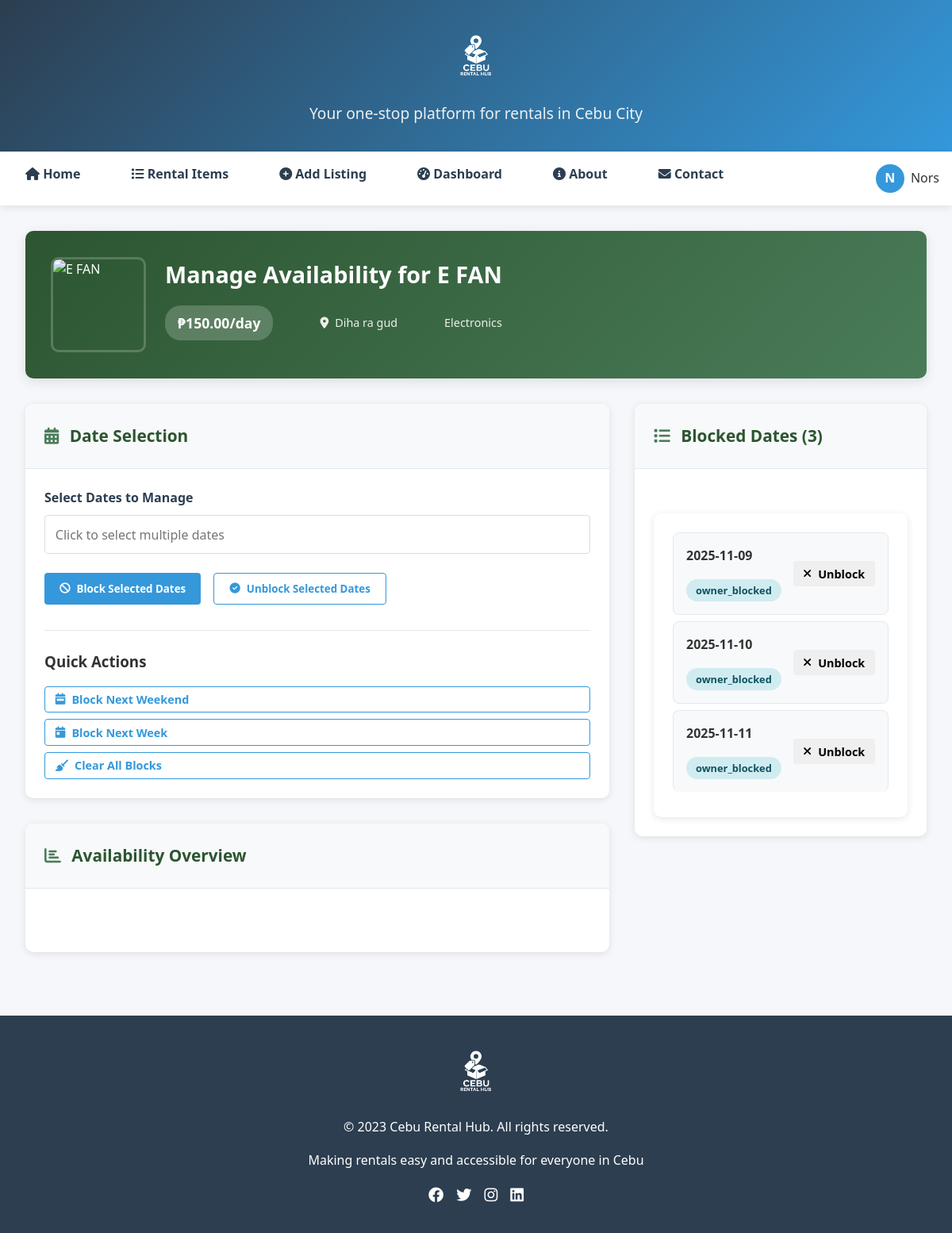
Screenshot of /manage-availability/2 (signed in) with the database file from the repository.
### app.py (models this page shows, shortened)
class User(UserMixin, db.Model):
    id = db.Column(db.Integer, primary_key=True)
    username = db.Column(db.String(80), unique=True, nullable=False)
    email = db.Column(db.String(120), unique=True, nullable=False)
    password = db.Column(db.String(200), nullable=False)
    phone = db.Column(db.String(20))
    created_at = db.Column(db.DateTime, default=datetime.utcnow)

class RentalItem(db.Model):
    id = db.Column(db.Integer, primary_key=True)
    title = db.Column(db.String(200), nullable=False)
    description = db.Column(db.Text, nullable=False)
    price = db.Column(db.Float, nullable=False)
    location = db.Column(db.String(100), nullable=False)
    category = db.Column(db.String(50), nullable=False)
    image_filename = db.Column(db.String(300))
    owner_id = db.Column(db.Integer, db.ForeignKey('user.id'), nullable=False)
    created_at = db.Column(db.DateTime, default=datetime.utcnow)
    is_available = db.Column(db.Boolean, default=True)
    owner = db.relationship('User', backref=db.backref('items', lazy=True))
    @property
    def image_url(self):
        if self.image_filename:
            return url_for('uploaded_file', filename=self.image_filename)
        return url_for('static', filename='images/default-item.jpg')

class BlockedDate(db.Model):
    id = db.Column(db.Integer, primary_key=True)
    item_id = db.Column(db.Integer, db.ForeignKey('rental_item.id'), nullable=False)
    date = db.Column(db.Date, nullable=False)
    reason = db.Column(db.String(100))  # e.g., 'rented', 'maintenance', 'owner_blocked'
    rental_id = db.Column(db.Integer, db.ForeignKey('rental.id'), nullable=True)
    item = db.relationship('RentalItem', backref=db.backref('blocked_dates', lazy=True))
    rental = db.relationship('Rental', backref=db.backref('blocked_dates', lazy=True))

### app.py (the view)
@app.route('/manage-availability/<int:item_id>')
@login_required
def manage_availability(item_id):
    item = RentalItem.query.get_or_404(item_id)
    if item.owner_id != current_user.id:
        flash('You are not authorized to manage this item.', 'error')
        return redirect(url_for('dashboard'))
    blocked_dates = BlockedDate.query.filter_by(item_id=item_id).all()
    return render_template('manage_availability.html',
                           item=item,
                           blocked_dates=blocked_dates)

### app.py (called while the page is built)
@app.context_processor
def utility_processor():
    return dict(get_available_dates_count=get_available_dates_count)

@login_manager.user_loader
def load_user(user_id):
    return User.query.get(int(user_id))

### templates/manage_availability.html (shortened to what this page needs)
{% extends "base.html" %}
{% block content %}
<div class="container">
    <div class="page-header">
        <div class="header-content">
            <div class="item-info-card">
                <img src="{{ item.image_url }}" alt="{{ item.title }}" class="item-header-image">
                <div class="item-header-details">
                    <h1>Manage Availability for {{ item.title }}</h1>
                    <div class="item-meta">
                        <span class="price-tag">₱{{ "%.2f"|format(item.price) }}/day</span>
                        <span class="location"><i class="fas fa-map-marker-alt"></i> {{ item.location }}</span>
                        <span class="category">{{ item.category }}</span>
                    </div>
                </div>
            </div>
        </div>
    </div>
    <div class="management-layout">
        <div class="management-main">
            <div class="card">
                <div class="card-header">
                    <h2><i class="fas fa-calendar-alt"></i> Date Selection</h2>
                </div>
                <div class="card-body">
                    <div class="date-picker-section">
                        <div class="form-group">
                            <label for="datePicker">Select Dates to Manage</label>
                            <input type="text" id="datePicker" placeholder="Click to select multiple dates" class="form-control">
                        </div>
                        <div class="action-buttons">
                            <button class="btn btn-primary" onclick="blockSelectedDates()">
                                <i class="fas fa-ban"></i> Block Selected Dates
                            </button>
                            <button class="btn btn-outline" onclick="unblockSelectedDates()">
                                <i class="fas fa-check-circle"></i> Unblock Selected Dates
                            </button>
                        </div>
                    </div>
                    <div class="quick-actions-section">
                        <h3>Quick Actions</h3>
                        <div class="quick-action-grid">
                            <button class="btn btn-outline btn-sm" onclick="blockNextWeekend()">
                                <i class="fas fa-calendar-week"></i> Block Next Weekend
                            </button>
                            <button class="btn btn-outline btn-sm" onclick="blockNextWeek()">
                                <i class="fas fa-calendar-day"></i> Block Next Week
                            </button>
                            <button class="btn btn-outline btn-sm" onclick="clearAllBlocks()">
                                <i class="fas fa-broom"></i> Clear All Blocks
                            </button>
                        </div>
                    </div>
                </div>
            </div>
            <div class="card">
                <div class="card-header">
                    <h2><i class="fas fa-chart-bar"></i> Availability Overview</h2>
                </div>
                <div class="card-body">
                    <div id="calendarPreview" class="calendar-preview">
                    </div>
                </div>
            </div>
        </div>
        <div class="management-sidebar">
            <div class="card">
                <div class="card-header">
                    <h2><i class="fas fa-list"></i> Blocked Dates ({{ blocked_dates|length }})</h2>
                </div>
                <div class="card-body">
                    <div id="blockedDatesList" class="blocked-dates-list">
                        {% for blocked_date in blocked_dates %}
                        <div class="blocked-date-item">
                            <div class="date-info">
                                <strong>{{ blocked_date.date.strftime('%Y-%m-%d') }}</strong>
                                <span class="reason-badge badge-{{ blocked_date.reason }}">
                                    {{ blocked_date.reason }}
                                </span>
                            </div>
                            {% if not blocked_date.rental_id %}
                            <button class="btn btn-danger btn-sm" onclick="unblockSingleDate('{{ blocked_date.date.strftime('%Y-%m-%d') }}')">
                                <i class="fas fa-times"></i> Unblock
                            </button>
                            {% else %}
                            <span class="locked-badge">Rental Locked</span>
                            {% endif %}
                        </div>
                        {% else %}
                        <div class="empty-state">
                            <i class="fas fa-calendar-check"></i>
                            <p>No dates are currently blocked.</p>
                        </div>
                        {% endfor %}
                    </div>
                </div>
            </div>
        </div>
    </div>
</div>
{% endblock %}

### templates/base.html (shortened to what this page needs)
<!DOCTYPE html>
<html lang="en">
<head>
    <link rel="stylesheet" href="{{ url_for('static', filename='css/style.css') }}">
    <link rel="stylesheet" href="https://cdnjs.cloudflare.com/ajax/libs/font-awesome/6.4.0/css/all.min.css">
</head>
<body>
    <header>
        <div class="header-content">
            <div class="logo-container">
                <img src="{{ url_for('static', filename='images/logo.png') }}" class="logo" alt="Cebu Rental Hub">
            </div>
            <p>Your one-stop platform for rentals in Cebu City</p>
        </div>
    </header>
    <nav>
        <ul>
            <li><a href="{{ url_for('index') }}" class="{% if request.endpoint == 'index' %}active{% endif %}"><i class="fas fa-home"></i> Home</a></li>
            <li><a href="{{ url_for('items') }}" class="{% if request.endpoint == 'items' %}active{% endif %}"><i class="fas fa-list"></i> Rental Items</a></li>
            {% if current_user.is_authenticated %}
            <li><a href="{{ url_for('add_item') }}" class="{% if request.endpoint == 'add_item' %}active{% endif %}"><i class="fas fa-plus-circle"></i> Add Listing</a></li>
            <li><a href="{{ url_for('dashboard') }}" class="{% if request.endpoint == 'dashboard' %}active{% endif %}"><i class="fas fa-tachometer-alt"></i> Dashboard</a></li>
            {% endif %}
            <li><a href="{{ url_for('about') }}" class="{% if request.endpoint == 'about' %}active{% endif %}"><i class="fas fa-info-circle"></i> About</a></li>
            <li><a href="{{ url_for('contact') }}" class="{% if request.endpoint == 'contact' %}active{% endif %}"><i class="fas fa-envelope"></i> Contact</a></li>
            <li class="user-actions">
                {% if current_user.is_authenticated %}
                <div class="user-profile">
                    <div class="user-avatar">{{ current_user.username[0]|upper }}</div>
                    <span>{{ current_user.username }}</span>
                </div>
                {% else %}
                <div id="userLoggedOut">
                    <a href="{{ url_for('login') }}" id="loginBtn"><i class="fas fa-sign-in-alt"></i> Login</a>
                    <a href="{{ url_for('register') }}" id="registerBtn"><i class="fas fa-user-plus"></i> Register</a>
                </div>
                {% endif %}
            </li>
        </ul>
    </nav>
    <main>
        {% block content %}{% endblock %}
    </main>
    <footer>
        <div class="logo-container">
            <img src="{{ url_for('static', filename='images/logo.png') }}" class="logo" alt="Cebu Rental Hub">
        </div>
        <p>&copy; 2023 Cebu Rental Hub. All rights reserved.</p>
        <p>Making rentals easy and accessible for everyone in Cebu</p>
        <div class="social-links">
            <a href="#"><i class="fab fa-facebook"></i></a>
            <a href="#"><i class="fab fa-twitter"></i></a>
            <a href="#"><i class="fab fa-instagram"></i></a>
            <a href="#"><i class="fab fa-linkedin"></i></a>
        </div>
    </footer>
</body>
</html>

### static/css/style.css (style rules this page uses)
:root { --primary: #2c3e50; --secondary: #3498db; --accent: #e74c3c; --light: #ecf0f1; --dark: #2c3e50; --success: #27ae60; --warning: #f39c12; --text: #333; --text-light: #7f8c8d; --shadow: 0 4px 6px rgba(0,0,0,0.1); --radius: 8px; }
* { margin: 0; padding: 0; box-sizing: border-box; font-family: 'Segoe UI', Tahoma, Geneva, Verdana, sans-serif; }
body { line-height: 1.6; color: var(--text); background-color: #f5f7fa; }
.container { max-width: 1200px; margin: 0 auto; padding: 0 1rem; }
header { background: linear-gradient(135deg, var(--primary), var(--secondary)); color: white; padding: 2rem 0; text-align: center; box-shadow: var(--shadow); position: relative; }
.logo-container { display: flex; justify-content: center; align-items: center; margin-bottom: 1rem; }
.logo { height: 80px; width: auto; filter: brightness(0) invert(1); }
.header-content { position: relative; z-index: 2; }
header p { font-size: 1.2rem; opacity: 0.9; }
nav { background-color: white; box-shadow: 0 2px 10px rgba(0,0,0,0.1); position: sticky; top: 0; z-index: 100; }
nav ul { display: flex; justify-content: center; list-style: none; padding: 1rem 0; max-width: 1200px; margin: 0 auto; }
nav li { margin: 0 1rem; }
nav a { text-decoration: none; color: var(--dark); font-weight: 600; padding: 0.5rem 1rem; border-radius: 4px; transition: all 0.3s ease; }
.user-actions { margin-left: auto; display: flex; align-items: center; }
.user-profile { display: flex; align-items: center; cursor: pointer; position: relative; }
.user-avatar { width: 36px; height: 36px; border-radius: 50%; background-color: var(--secondary); color: white; display: flex; align-items: center; justify-content: center; margin-right: 0.5rem; font-weight: bold; }
main { max-width: 1200px; margin: 2rem auto; padding: 0 1rem; }
.item-meta { display: flex; justify-content: space-between; align-items: center; margin-bottom: 1rem; font-size: 0.9rem; }
.btn { padding: 0.6rem 1.2rem; border-radius: 4px; text-decoration: none; font-weight: 600; transition: all 0.3s; border: none; cursor: pointer; display: inline-flex; align-items: center; gap: 0.5rem; }
.btn-primary { background-color: var(--secondary); color: white; }
.btn-outline { background-color: transparent; border: 1px solid var(--secondary); color: var(--secondary); }
.btn-sm { padding: 0.4rem 0.8rem; font-size: 0.9rem; }
.form-group { margin-bottom: 1.5rem; }
.form-group label { display: block; margin-bottom: 0.5rem; color: var(--dark); font-weight: 600; }
.form-group input, .form-group select, .form-group textarea { width: 100%; padding: 0.8rem; border: 1px solid #ddd; border-radius: 4px; font-size: 1rem; transition: border-color 0.3s; }
footer { background-color: var(--dark); color: white; text-align: center; padding: 2rem 0; margin-top: 3rem; }
footer p { margin-bottom: 1rem; }
.social-links { display: flex; justify-content: center; gap: 1rem; margin-top: 1rem; }
.social-links a { color: white; font-size: 1.2rem; transition: color 0.3s ease; }
.blocked-dates-list { background: white; border-radius: 10px; box-shadow: 0 2px 10px rgba(0,0,0,0.1); margin-top: 2rem; padding: 1.5rem; }
.blocked-date-item { display: flex; justify-content: space-between; align-items: center; padding: 1rem; border-bottom: 1px solid #e2e8f0; }
.blocked-date-item:last-child { border-bottom: none; }
.date-info { display: flex; align-items: center; gap: 1rem; }

### rows the page displays
User: username "N", username "Nors"
RentalItem: title "E FAN", price "150.00", location "Diha ra gud", category "Electronics"
BlockedDate: date "2025-11-09", reason "owner_blocked"
BlockedDate: date "2025-11-10", reason "owner_blocked"
BlockedDate: date "2025-11-11", reason "owner_blocked"

### other values shown
{{ blocked_dates|length }} "3"
